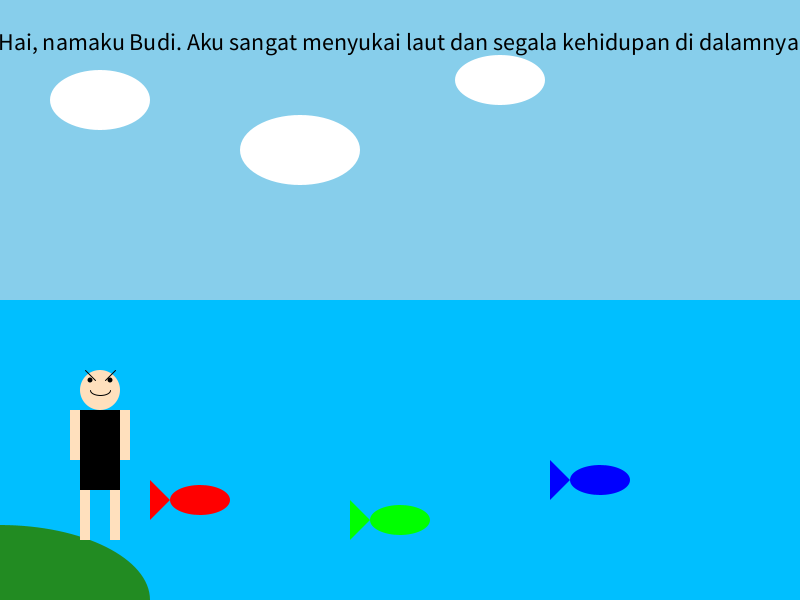
Frame 1 (no input)
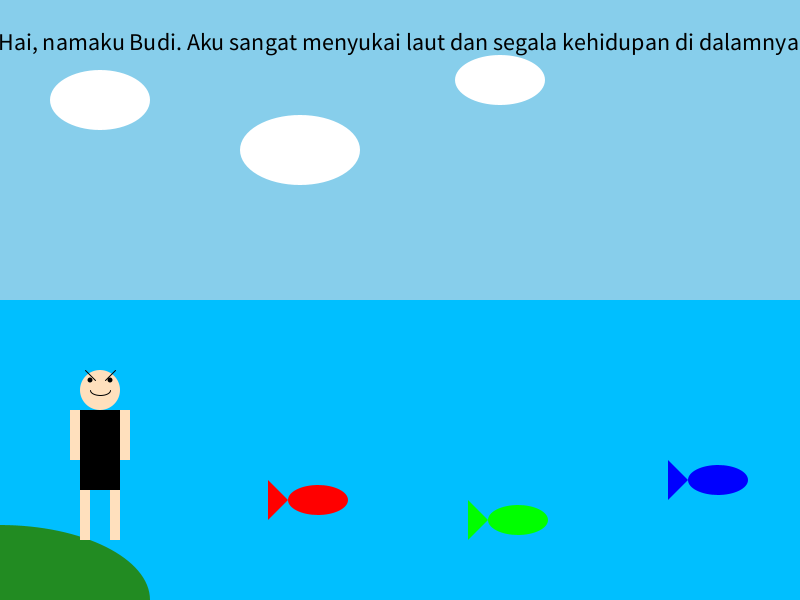
Frame 60 (the mouse pressed at the canvas centre just before this capture)
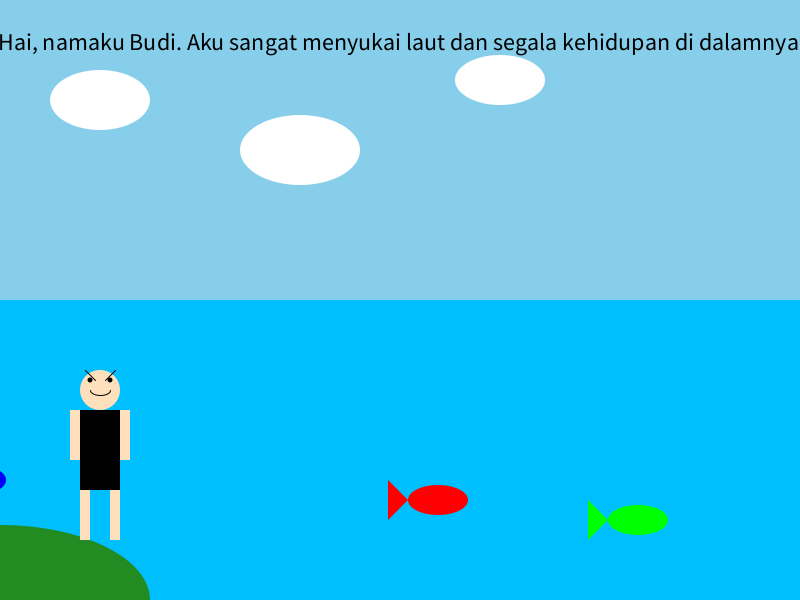
Frame 120 (the mouse held since frame 60 and released just before this capture)

The Processing sketch that drew these frames (run headless with seeded random() and noise(); from frame 60 on, the mouse is pressed at the canvas centre):

// Processing sketch: Overfishing_DuoSquad
// ── Overfishing_DuoSquad.pde
// Variabel untuk menyimpan posisi Budi
float budiX, budiY;

// Variabel untuk menyimpan posisi ikan
float fish1X, fish1Y;
float fish2X, fish2Y;
float fish3X, fish3Y;

// Variabel untuk menyimpan posisi kapal dan orang-orang
float ship1X, ship1Y;
float ship2X, ship2Y;
float person1X, person1Y;
float person2X, person2Y;

// Data populasi ikan (contoh data)
int[] fishPopulation = {1000, 800, 600, 400, 200, 100};
int[] predatorPopulation = {500, 400, 300, 200, 100, 50};
int[] fishPopulationIncrease = {1000, 1200, 1400, 1600, 1800, 2000};

// Kecepatan animasi
float fishSpeed = 2.0;
float shipSpeed = 1.5;
float animationSpeed = 1.5;
boolean movingRight = true;

int scene = 0;
int sceneDuration = 20 * 60; // 20 detik dalam frame (1 detik = 60 frame)
int frameCountScene = 0;

void setup() {
  size(800, 600);
  budiX = 100;
  budiY = height - 150;
  
  fish1X = 200;
  fish1Y = height - 100;
  fish2X = 400;
  fish2Y = height - 80;
  fish3X = 600;
  fish3Y = height - 120;
  
  ship1X = -200;
  ship1Y = height / 2 - 50;
  ship2X = -400;
  ship2Y = height / 2 - 100;
}

void draw() {
  frameCountScene++;
  if (frameCountScene > sceneDuration) {
    frameCountScene = 0;
    scene = (scene + 1) % 5;
  }

  switch (scene) {
    case 0:
      drawScene1();
      break;
    case 1:
      drawScene2();
      break;
    case 2:
      drawScene3();
      break;
    case 3:
      drawScene4();
      break;
    case 4:
      drawScene5();
      break;
  }
}

void drawScene1() {
  // Menggambar latar belakang laut yang indah
  background(135, 206, 235); // Langit biru
  drawSeaScene1();
  
  // Menggambar ikan berenang
  drawFish(fish1X, fish1Y, color(255, 0, 0));
  drawFish(fish2X, fish2Y, color(0, 255, 0));
  drawFish(fish3X, fish3Y, color(0, 0, 255));
  
  // Menggerakkan ikan
  moveFish();
  
  // Menggambar karakter utama, Budi
  drawBudi(budiX, budiY);
  
  // Menampilkan narasi
  fill(0);
  textSize(24);
  textAlign(CENTER);
  text("Hai, namaku Budi. Aku sangat menyukai laut dan segala kehidupan di dalamnya.", width / 2, 50);
}

void drawSeaScene1() {
  noStroke();
  fill(0, 191, 255); // Warna laut
  rect(0, height / 2, width, height / 2);
  
  // Menggambar beberapa awan
  fill(255);
  ellipse(100, 100, 100, 60);
  ellipse(300, 150, 120, 70);
  ellipse(500, 80, 90, 50);
  
  // Menggambar pulau di pojok kiri bawah
  fill(34, 139, 34); // Warna hijau pulau
  ellipse(0, height, 300, 150);
}

void drawFish(float x, float y, color c) {
  fill(c);
  ellipse(x, y, 60, 30); // Badan ikan
  triangle(x - 30, y, x - 50, y - 20, x - 50, y + 20); // Ekor ikan
}

void drawBudi(float x, float y) {
  fill(255, 224, 189); // Warna kulit Budi
  ellipse(x, y - 60, 40, 40); // Kepala Budi
  
  fill(0); // Warna pakaian Budi
  rect(x - 20, y - 40, 40, 80); // Badan Budi
  
  fill(255, 224, 189); // Warna kulit tangan dan kaki Budi
  rect(x - 30, y - 40, 10, 50); // Tangan kiri
  rect(x + 20, y - 40, 10, 50); // Tangan kanan
  rect(x - 20, y + 40, 10, 50); // Kaki kiri
  rect(x + 10, y + 40, 10, 50); // Kaki kanan

  // Menggambar ekspresi muka jahat
  fill(0); // Warna hitam untuk ekspresi
  ellipse(x - 10, y - 70, 5, 5); // Mata kiri
  ellipse(x + 10, y - 70, 5, 5); // Mata kanan
  stroke(0);
  line(x - 15, y - 80, x - 5, y - 70); // Alis kiri
  line(x + 5, y - 70, x + 15, y - 80); // Alis kanan
  noFill();
  arc(x, y - 60, 20, 10, 0, PI); // Senyum jahat
}

void moveFish() {
  // Menggerakkan ikan dari kiri ke kanan
  fish1X += fishSpeed;
  fish2X += fishSpeed;
  fish3X += fishSpeed;
  
  // Jika ikan keluar dari layar, kembalikan ke kiri
  if (fish1X > width) fish1X = -60;
  if (fish2X > width) fish2X = -60;
  if (fish3X > width) fish3X = -60;
}

void drawScene2() {
  // Menggambar latar belakang lebih gelap untuk menunjukkan masalah overfishing
  background(0, 51, 102); // Langit gelap
  drawSeaScene2();
  
  // Menggambar kapal besar dengan orang-orang
  drawShipWithPeople(ship1X, ship1Y);
  drawShipWithPeople(ship2X, ship2Y);
  
  // Menggerakkan kapal
  moveShips();
  
  // Menggambar karakter utama, Budi
  drawBudi(budiX, budiY);
  
  // Menampilkan narasi di atas
  fill(255);
  textSize(24);
  textAlign(CENTER);
  text("Overfishing mengancam ekosistem laut kita.", width / 2, 50);
  text("Kita harus segera bertindak untuk menyelamatkannya.", width / 2, 80);

  // Menggambar tanah di bawah kaki Budi
  drawGroundUnderBudi(budiX, budiY);
}

void drawSeaScene2() {
  noStroke();
  fill(0, 76, 153); // Warna laut lebih gelap
  rect(0, height / 2, width, height / 2);
}

void drawShipWithPeople(float x, float y) {
  fill(139, 69, 19); // Warna perahu
  rect(x, y, 200, 50); // Badan perahu

  // Menggambar orang-orang di atas kapal
  drawPersonOnShip(x + 50, y);
  drawPersonOnShip(x + 150, y);
  
  // Menggambar jaring yang sedang mengambil ikan
  fill(255); // Warna jaring
  triangle(x + 50, y + 50, x + 150, y + 50, x + 100, y + 100); // Jaring kapal
  
  // Menggambar ikan di dalam jaring
  drawFishInNet(x + 75, y + 75);
}

void drawPersonOnShip(float x, float y) {
  fill(255, 224, 189); // Warna kulit
  ellipse(x, y - 30, 20, 20); // Kepala
  
  fill(0); // Warna pakaian
  rect(x - 10, y - 20, 20, 40); // Badan
  
  fill(255, 224, 189); // Warna kulit tangan dan kaki
  rect(x - 15, y - 20, 5, 30); // Tangan kiri
  rect(x + 10, y - 20, 5, 30); // Tangan kanan
  rect(x - 10, y + 20, 5, 30); // Kaki kiri
  rect(x + 5, y + 20, 5, 30); // Kaki kanan

  // Menggambar alat tangkap ikan
  fill(139, 69, 19); // Warna alat tangkap
  rect(x - 5, y + 10, 10, 30); // Alat tangkap
}

void drawFishInNet(float x, float y) {
  fill(255, 0, 0); // Warna ikan
  ellipse(x, y, 30, 15); // Badan ikan
  triangle(x - 15, y, x - 25, y - 10, x - 25, y + 10); // Ekor ikan
}

void moveShips() {
  // Menggerakkan kapal dari kiri ke kanan
  ship1X += shipSpeed;
  ship2X += shipSpeed;
  
  // Jika kapal keluar dari layar, kembalikan ke kiri
  if (ship1X > width) ship1X = -200;
  if (ship2X > width) ship2X = -200;
}

void drawScene3() {
  // Menggambar latar belakang yang menunjukkan predator alami
  background(0, 102, 204); // Langit
  drawSeaScene3();
  
  // Menggambar ikan dan predator alami
  drawFish(fish1X, fish1Y, color(255, 0, 0));
  drawFish(fish2X, fish2Y, color(0, 255, 0));
  drawFish(fish3X, fish3Y, color(0, 0, 255));
  drawPredator(fish1X - 100, fish1Y - 50);
  drawPredator(fish2X - 100, fish2Y - 50);
  drawPredator(fish3X - 100, fish3Y - 50);
  
  // Menggerakkan ikan dan predator
  moveFish();
  
  // Menggambar karakter utama, Budi
  drawBudi(budiX, budiY);
  
  // Menampilkan narasi
  fill(255);
  textSize(24);
  textAlign(CENTER);
  text("Selain overfishing, predator alami juga mempengaruhi populasi ikan.", width / 2, 50);
  text("Namun, keseimbangan alami harus dipertahankan.", width / 2, 80);

  // Menggambar tanah di bawah kaki Budi
  drawGroundUnderBudi(budiX, budiY);
}

void drawSeaScene3() {
  noStroke();
  fill(0, 102, 204); // Warna laut
  rect(0, height / 2, width, height / 2);
}

void drawPredator(float x, float y) {
  fill(128, 128, 128); // Warna predator
  ellipse(x, y, 70, 40); // Badan predator
  triangle(x - 35, y, x - 55, y - 20, x - 55, y + 20); // Ekor predator
  ellipse(x + 20, y - 15, 20, 10); // Sirip atas
  ellipse(x + 20, y + 15, 20, 10); // Sirip bawah
}

void drawScene4() {
  // Menggambar latar belakang yang lebih cerah untuk menunjukkan pemulihan ekosistem
  background(135, 206, 235); // Langit cerah
  drawSeaScene4();
  
  // Menggambar ikan yang lebih banyak dan lebih besar
  drawFish(fish1X, fish1Y, color(255, 0, 0));
  drawFish(fish2X, fish2Y, color(0, 255, 0));
  drawFish(fish3X, fish3Y, color(0, 0, 255));
  drawFish(fish1X + 100, fish1Y + 50, color(255, 255, 0));
  drawFish(fish2X + 100, fish2Y + 50, color(0, 255, 255));
  drawFish(fish3X + 100, fish3Y + 50, color(255, 0, 255));
  
  // Menggerakkan ikan
  moveFish();
  
  // Menggambar karakter utama, Budi
  drawBudi(budiX, budiY);
  
  // Menampilkan narasi
  fill(0);
  textSize(24);
  textAlign(CENTER);
  text("Dengan usaha konservasi, populasi ikan dapat pulih.", width / 2, 50);
  text("Laut kembali penuh dengan kehidupan.", width / 2, 80);

  // Menggambar tanah di bawah kaki Budi
  drawGroundUnderBudi(budiX, budiY);
}

void drawSeaScene4() {
  noStroke();
  fill(0, 191, 255); // Warna laut cerah
  rect(0, height / 2, width, height / 2);
}

void drawScene5() {
  // Menggambar latar belakang yang menekankan pentingnya konservasi
  background(0, 153, 204); // Langit
  drawSeaScene5();
  
  // Menggambar ikan berenang
  drawFish(fish1X, fish1Y, color(255, 0, 0));
  drawFish(fish2X, fish2Y, color(0, 255, 0));
  drawFish(fish3X, fish3Y, color(0, 0, 255));
  
  // Menggerakkan ikan
  moveFish();
  
  // Menggambar karakter utama, Budi
  drawBudi(budiX, budiY);
  
  // Menampilkan narasi
  fill(255);
  textSize(24);
  textAlign(CENTER);
  text("Mari bersama-sama menjaga kelestarian laut kita.", width / 2, 50);
  text("Budi mengajak kita semua untuk peduli terhadap ekosistem laut.", width / 2, 80);
}

void drawSeaScene5() {
  noStroke();
  fill(0, 102, 204); // Warna laut
  rect(0, height / 2, width, height / 2);
}

void drawGroundUnderBudi(float x, float y) {
  fill(139, 69, 19); // Warna tanah
  rect(x - 50, y + 50, 100, 50); // Tanah di bawah kaki Budi
}
